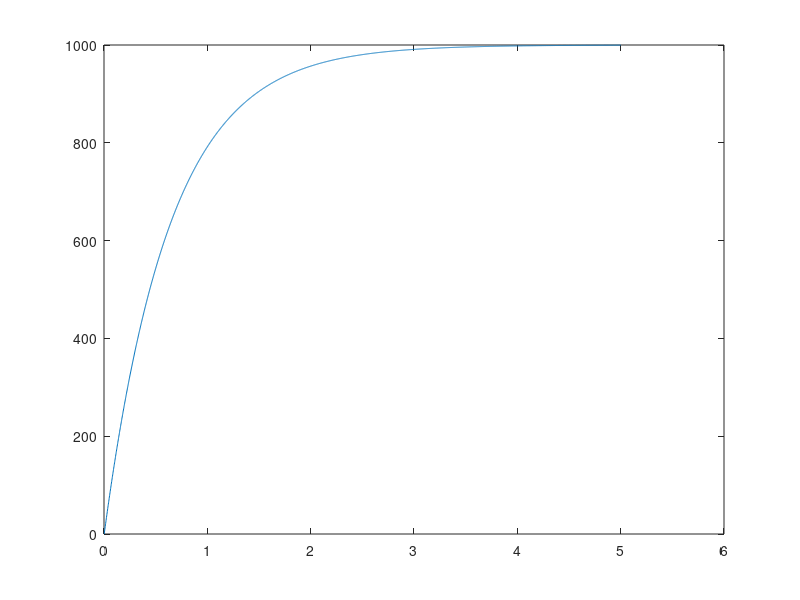

Reproduce this figure in MATLAB.
clc
clear
a=0;
step=0.002;
j=0;
for i=0:step:5
  j=j+1;
  a(j+1)=a(j)+0.5*3.14*step*(1000-a(j));
  t(j)=j*0.002;
end
plot(t,a(1:2501));